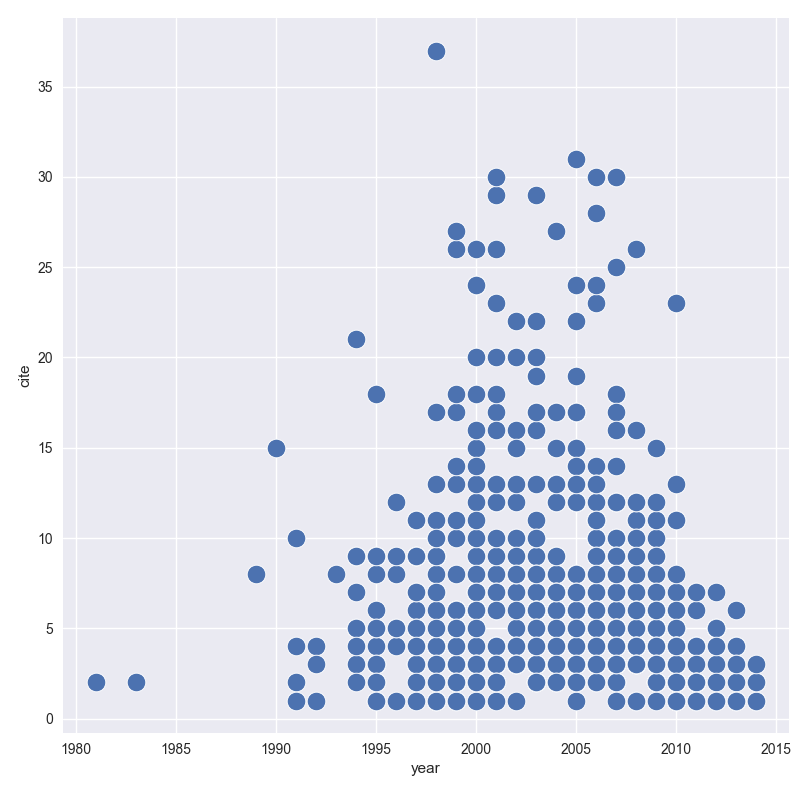

This figure's Python source:
import pandas as pd
import seaborn as sns
import matplotlib.pyplot as plt
import pymysql

#xueshu=pd.read_csv("xueshu.csv")
conn=pymysql.connect(host="localhost",user="scholar",password="starky",db="scholar",charset="utf8")
sql="select year,cite from xueshu"
xueshu=pd.read_sql(sql,conn)
xueshu=xueshu[xueshu.cite<80]

g=sns.FacetGrid(xueshu,palette="Set1",size=8)
g.map(plt.scatter,"year","cite",s=180,linewidth=0.65,edgecolor="white")
g.add_legend()
plt.show()
